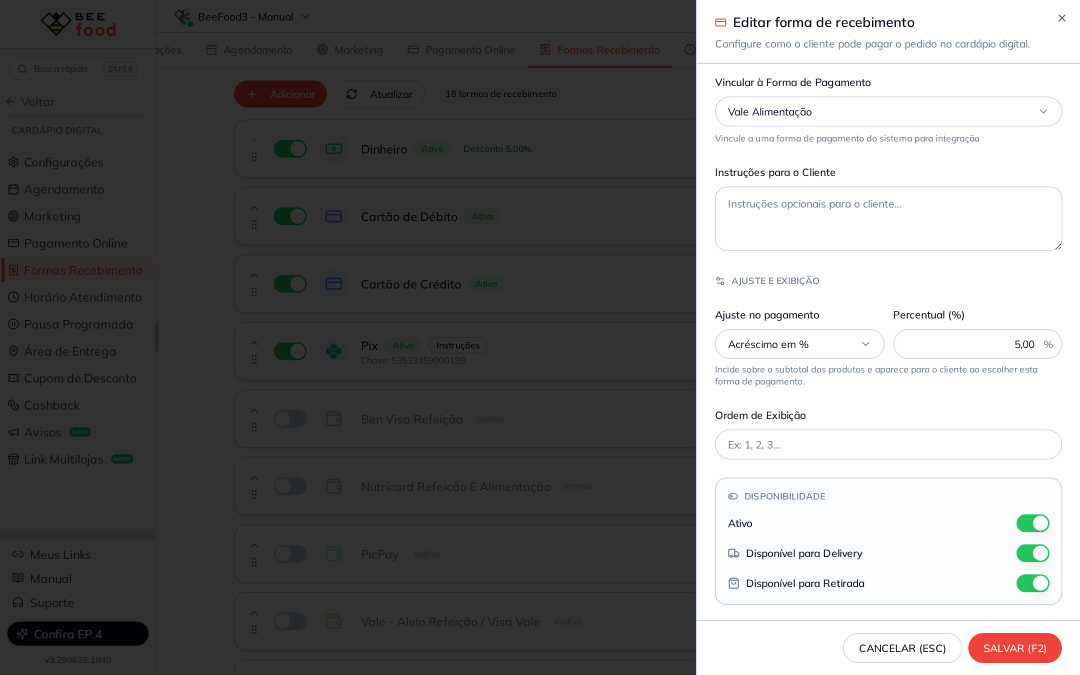
#> input picture manuais/cardapio-digital-desconto-formas/imagens-puras/03-editor-vale.png, 2160 x 1350 px, given in place of 01-formas-vazias.png, which was not available (shown at 1/2 size)
$ python annotate.py
#> lines starting #> are read from the running program, lines starting #| are printed output that depends on the picture; pictures that were not available may be replaced by others from this repository, and a replacement may not be noted
"""Anota screenshots — #64 Desconto formas de recebimento."""
import os, math
from PIL import Image, ImageDraw, ImageFont

SRC = "imagens-puras"
OUT = "imagens-tratadas"
os.makedirs(OUT, exist_ok=True)

GREEN = (22, 150, 78)
WHITE = (255, 255, 255)
A_LINE = 220
A_BADGE = 235
FONT_CANDIDATES = [
    r"C:\Windows\Fonts\arialbd.ttf",
    "/usr/share/fonts/truetype/croscore/Arimo-Bold.ttf",
    "/usr/share/fonts/truetype/dejavu/DejaVuSans-Bold.ttf",
]


def font(sz):
    for c in FONT_CANDIDATES:
        if os.path.exists(c):
            return ImageFont.truetype(c, sz)
    raise RuntimeError("fonte bold nao encontrada")


def draw_arrow(d, x0, y0, x1, y1, w):
    col = GREEN + (A_LINE,)
    d.line([(x0, y0), (x1, y1)], fill=col, width=w)
    ang = math.atan2(y1 - y0, x1 - x0)
    L = w * 3.6
    for s in (0.45, -0.45):
        d.line([(x1, y1), (x1 - L * math.cos(ang - s), y1 - L * math.sin(ang - s))], fill=col, width=w)


def badge(d, cx, cy, r, num, fnt):
    d.ellipse([cx - r - 2, cy - r - 2, cx + r + 2, cy + r + 2], fill=WHITE + (235,))
    d.ellipse([cx - r, cy - r, cx + r, cy + r], fill=GREEN + (A_BADGE,))
    t = str(num)
    bb = d.textbbox((0, 0), t, font=fnt)
    d.text((cx - (bb[2] - bb[0]) / 2 - bb[0], cy - (bb[3] - bb[1]) / 2 - bb[1]), t, fill=WHITE, font=fnt)


def annotate(name, markers, ring=None):
#> called with name = '01-formas-vazias.png'
    img = Image.open(os.path.join(SRC, name)).convert("RGBA")
    W, H = img.size
#> W = 2160; H = 1350
    overlay = Image.new("RGBA", (W, H), (0, 0, 0, 0))
#> overlay: PIL image 2160x1350 RGBA; every value is 0
    d = ImageDraw.Draw(overlay)
    r = int(W * 0.0125)
#> r = 27
    fnt = font(int(r * 1.2))
    w = max(2, int(W * 0.0022))
#> w = 4
    for (fx, fy, fw, fh) in (ring or []):
        x0, y0 = fx * W, fy * H
        d.rectangle([x0, y0, x0 + fw * W, y0 + fh * H], outline=GREEN + (A_LINE,), width=w)
    for (num, tx, ty, bx, by) in markers:
        TX, TY = tx * W, ty * H
        BX, BY = bx * W, by * H
        ang = math.atan2(TY - BY, TX - BX)
        sx = BX + (r + 5) * math.cos(ang)
        sy = BY + (r + 5) * math.sin(ang)
        draw_arrow(d, sx, sy, TX, TY, w)
        badge(d, BX, BY, r, num, fnt)
    Image.alpha_composite(img, overlay).convert("RGB").save(os.path.join(OUT, name))
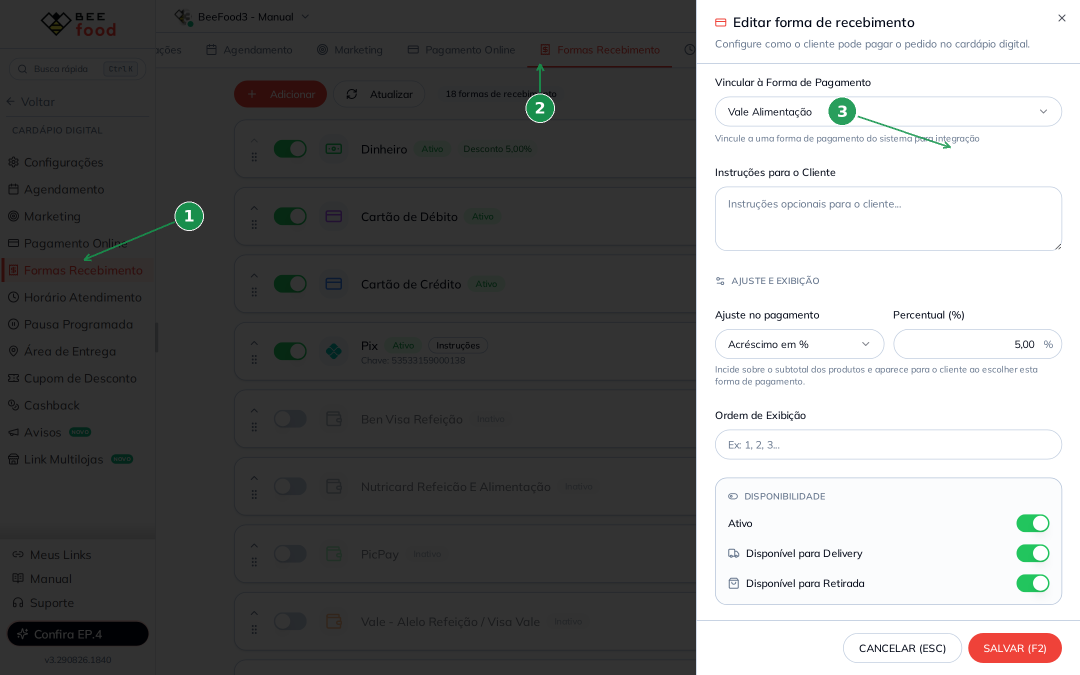
#> saved as 01-formas-vazias.png: PIL image 2160x1350 RGB (shown at 1/2 size); mean R, G, B 119.5, 119.7, 119.7
    print("OK", name)


PHONE_W = 380
GAP = 18
PAD = 22
CAP_H = 44


def montar_celulares(nome_out, paineis):
    """Junta prints de celular lado a lado. paineis: [(arquivo, titulo)]."""
    fnt = font(20)
    phones = []
    for nome, _ in paineis:
        im = Image.open(os.path.join(SRC, nome)).convert("RGB")
        h = int(im.height * PHONE_W / im.width)
        phones.append(im.resize((PHONE_W, h), Image.Resampling.LANCZOS))
    ph_h = phones[0].height
    n = len(phones)
    W = PAD * 2 + n * PHONE_W + (n - 1) * GAP
    H = PAD + CAP_H + ph_h + PAD
    canvas = Image.new("RGB", (W, H), (244, 244, 245))
    d = ImageDraw.Draw(canvas)
    for i, (im, (_, titulo)) in enumerate(zip(phones, paineis)):
        x = PAD + i * (PHONE_W + GAP)
        y = PAD + CAP_H
        bb = d.textbbox((0, 0), titulo, font=fnt)
        tw = bb[2] - bb[0]
        d.text((x + (PHONE_W - tw) / 2, PAD + 10), titulo, fill=(40, 40, 40), font=fnt)
        mask = Image.new("L", (PHONE_W, ph_h), 0)
        ImageDraw.Draw(mask).rounded_rectangle([0, 0, PHONE_W - 1, ph_h - 1], radius=26, fill=255)
        canvas.paste(im, (x, y), mask)
        d.rounded_rectangle([x, y, x + PHONE_W - 1, y + ph_h - 1], radius=26, outline=(200, 200, 200), width=2)
    canvas.save(os.path.join(SRC, nome_out))
    print("MONTAR", nome_out, canvas.size)
    return W, H, ph_h


def no_painel(i, tx, ty, W, H, ph_h):
    x = PAD + i * (PHONE_W + GAP) + tx * PHONE_W
    y = PAD + CAP_H + ty * ph_h
    return x / W, y / H


annotate("01-formas-vazias.png", [
    (1, 0.078, 0.385, 0.175, 0.320),
    (2, 0.500, 0.095, 0.500, 0.160),
    (3, 0.880, 0.218, 0.780, 0.165),
])
annotate("02-editor-dinheiro.png", [
    (1, 0.760, 0.575, 0.620, 0.510),
    (2, 0.760, 0.675, 0.620, 0.740),
    (3, 0.880, 0.935, 0.760, 0.880),
])
#> call 2 of annotate, with name = '02-editor-dinheiro.png'
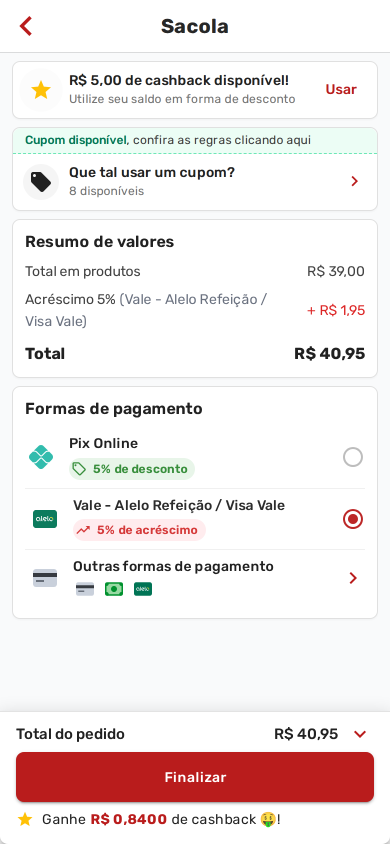
#> input picture manuais/cardapio-digital-desconto-formas/imagens-puras/08-cardapio-vale.png, 780 x 1688 px, given in place of 02-editor-dinheiro.png, which was not available (shown at 1/2 size)
#> in annotate (call 2), `overlay = Image.new("RGBA", (W, H), (0, 0, 0, 0))`: overlay: PIL image 780x1688 RGBA; every value is 0
#> in annotate (call 2), `Image.alpha_composite(img, overlay).convert("RGB").save(os.path.join(O..`:
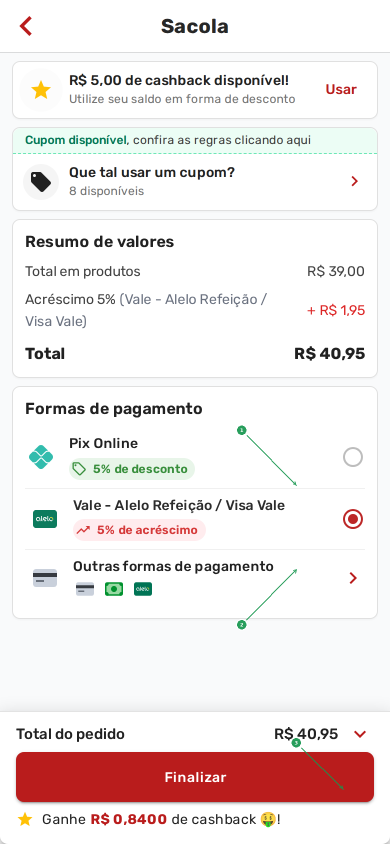
#> saved as 02-editor-dinheiro.png: PIL image 780x1688 RGB (shown at 1/2 size); mean R, G, B 240.4, 232.7, 232.1
annotate("03-editor-vale.png", [
    (1, 0.760, 0.195, 0.620, 0.145),
    (2, 0.760, 0.490, 0.620, 0.430),
    (3, 0.760, 0.575, 0.620, 0.640),
    (4, 0.920, 0.755, 0.800, 0.755),
])
#> call 3 of annotate, with name = '03-editor-vale.png'
#> in annotate (call 3), `Image.alpha_composite(img, overlay).convert("RGB").save(os.path.join(O..`:
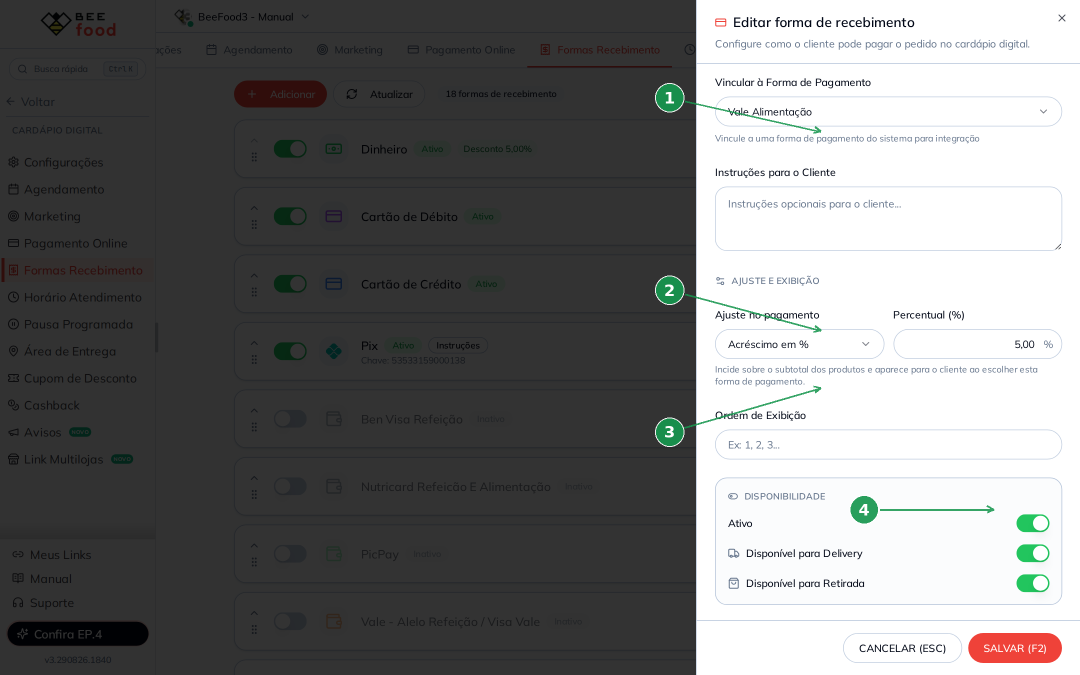
#> saved as 03-editor-vale.png: PIL image 2160x1350 RGB (shown at 1/2 size); mean R, G, B 119.4, 119.7, 119.6
annotate("04-formas-configuradas.png", [
    (1, 0.430, 0.220, 0.300, 0.160),
    (2, 0.500, 0.530, 0.320, 0.590),
])
#> call 4 of annotate, with name = '04-formas-configuradas.png'
#> in annotate (call 4), `Image.alpha_composite(img, overlay).convert("RGB").save(os.path.join(O..`:
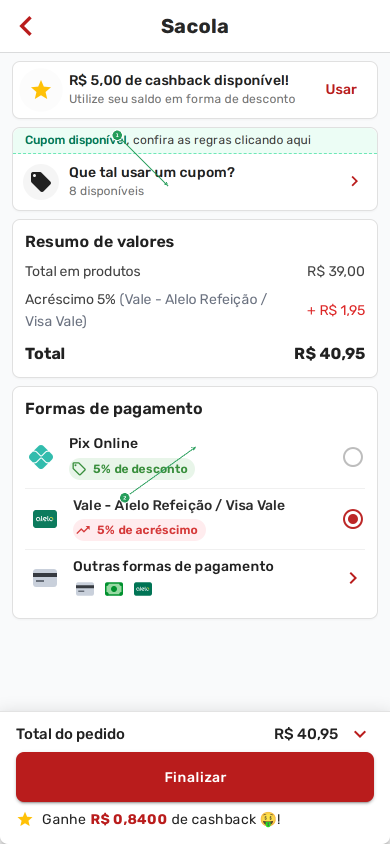
#> saved as 04-formas-configuradas.png: PIL image 780x1688 RGB (shown at 1/2 size); mean R, G, B 240.5, 232.7, 232.2
#> (the run stopped early here; a loop or call above may not have finished)
